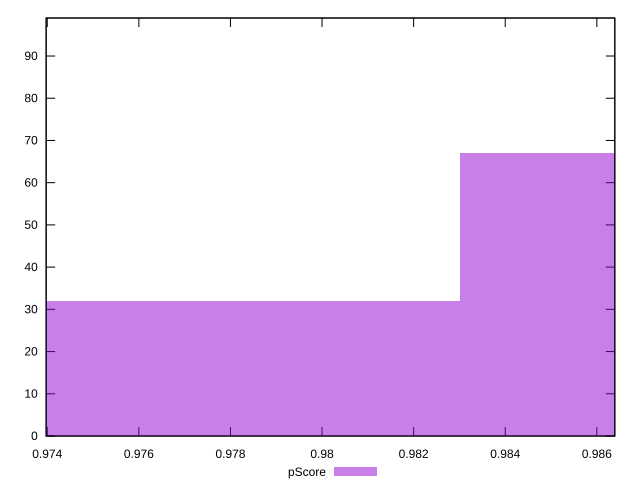

Recreate this plot in gnuplot.
reset

$pScore <<EOF
0.9878477554088935 67
0.97816297349312 32
EOF

set key outside below
set boxwidth 0.009684781915773466
set xrange [0.9739757333477144:0.9863927120463507]
set yrange [0:99]
set trange [0:99]
set style fill transparent solid 0.5 noborder
set terminal svg size 640, 490 enhanced background rgb 'white'
set output "reports/report_00030_2021-02-24T20-42-31.540Z/first-contentful-paint/samples/card/pScore/histogram.svg"

plot $pScore title "pScore" with boxes

reset
